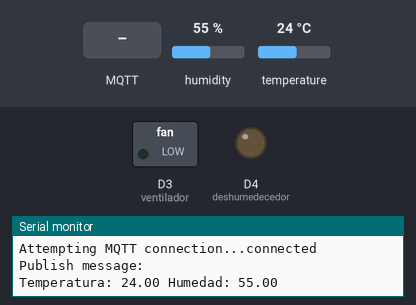
A sketch run on a simulated ESP8266 (NodeMCU). Shown: switched loads named in the sketch (green lamp = pin HIGH), output pins drawn as LEDs (lit = HIGH), the last lines printed to the serial monitor. The test bench sets the inputs (shaded band); at power-on: humidity 55 %, temperature 24 °C. WiFi joins after 1.5 s; servers stay silent unless stated; no MQTT or app messages arrive unless stated.

Above: at 2.7 s.
2.8 s: MQTT message "1" arrives on the first subscribed topic
At 4.0 s:
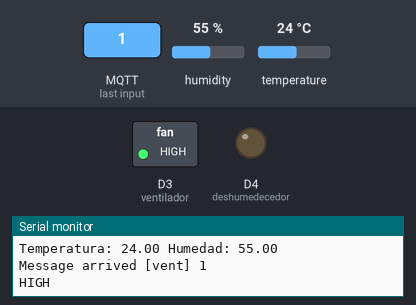
4.3 s: MQTT message "1" arrives on the second subscribed topic
At 5.4 s:
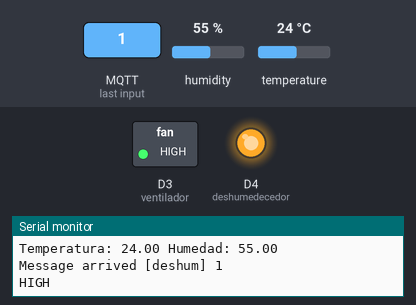
5.8 s: MQTT message "0" arrives on the first subscribed topic
At 6.5 s:
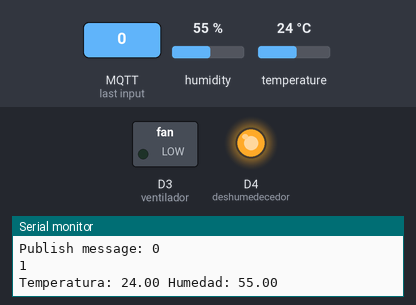
7.3 s: MQTT message "0" arrives on the second subscribed topic
At 7.7 s:
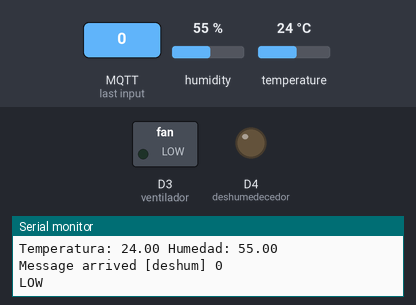
Timing chart, 0 to 9.8 s (numbered marks = the images above; inputs shaded):
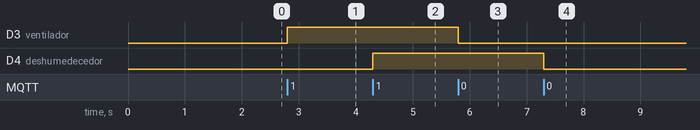

Measured:
- after the input at 2.8 s, D3 (ventilador): LOW → HIGH at once
- after the input at 4.3 s, D4 (deshumedecedor): LOW → HIGH at once
- after the input at 5.8 s, D3 (ventilador): HIGH → LOW at once
- after the input at 7.3 s, D4 (deshumedecedor): HIGH → LOW at once

The sketch:

Combinado_Temp_Mosquito.ino
```cpp
#include <ESP8266WiFi.h>
#include <PubSubClient.h>
#include <DHT11.h>

const int ventilador =  D3; //2
const int deshumedecedor =  D4; //2
int pin=D2;
DHT11 dht11(pin);

const char* ssid =         "virusin";
const char* password =    "clave666123abczzz";
const char* mqtt_server = "192.168.1.36";

WiFiClient espClient;
PubSubClient client(espClient);
long lastMsg = 0;
char msgV[50];
char msgD[50];

char temp[50];
char hum[50];

int value = 0;

int encendido = 1;

void setup() {
  pinMode(ventilador, OUTPUT);
  pinMode(deshumedecedor, OUTPUT);
  Serial.begin(115200);
  setup_wifi();
  client.setServer(mqtt_server, 1883);
  client.setCallback(callback);
}

void setup_wifi() {

  delay(10);
  // We start by connecting to a WiFi network
  Serial.println();
  Serial.print("Connecting to ");
  Serial.println(ssid);

  WiFi.begin(ssid, password);

  while (WiFi.status() != WL_CONNECTED) {
    delay(500);
    Serial.print(".");
  }

  Serial.println("");
  Serial.println("WiFi connected");
  Serial.println("IP address: ");
  Serial.println(WiFi.localIP());
}

void callback(char* topic, byte* payload, unsigned int length) {
  Serial.print("Message arrived [");
  Serial.print(topic);
  Serial.print("] ");
  for (int i = 0; i < length; i++) {
    Serial.print((char)payload[i]);
  }
  Serial.println();

  if (strcmp(topic, "vent") == 0){
    // Switch on the LED if an 1 was received as first character
    if ((char)payload[0] == '0') {
       Serial.println("LOW");
      digitalWrite(ventilador, LOW);
      snprintf (msgV, 75, "0");
    }

    if ((char)payload[0] == '1') {
      Serial.println("HIGH");
      digitalWrite(ventilador, HIGH);

      snprintf (msgV, 75, "1");
    }
  }

  if(strcmp(topic, "deshum") == 0 ){

    if ((char)payload[0] == '0') {
       Serial.println("LOW");
      digitalWrite(deshumedecedor, LOW);
      snprintf (msgD, 75, "0");
    }

    if ((char)payload[0] == '1') {
      Serial.println("HIGH");
      digitalWrite(deshumedecedor, HIGH);
      snprintf (msgD, 75, "1");
    }
  }

}

void reconnect() {
  while (!client.connected()) {
    Serial.print("Attempting MQTT connection...");

    if (client.connect("ESP8266Cliente")) {
      Serial.println("connected");

      client.publish("vent", "0");
      client.publish("deshum", "0");
      client.publish("temp", "-1");
      client.publish("hum", "-1");

      client.subscribe("vent");
      client.subscribe("deshum");
      client.subscribe("temp");
      client.subscribe("hum");
    } else {
      Serial.print("failed, rc=");
      Serial.print(client.state());
      Serial.println("intentado en 5 segundos");

      delay(5000);
    }
  }
}
void loop() {

  if (!client.connected()) {
    reconnect();
  }
  client.loop();

  long now = millis();


  if (now - lastMsg > 2000) {
    lastMsg = now;
    ++value;

    Serial.print("Publish message: ");
    Serial.println(msgV);
    Serial.println(msgD);
    client.publish("vent", msgV);
    client.publish("deshum", msgD);

     int err;
     float tempp, humm;
     if((err = dht11.read(humm, tempp)) == 0)    // Si devuelve 0 es que ha leido bien
        {
           char temi[75];
           String(tempp).toCharArray(temi,75);
           char humi[75];
           String(humm).toCharArray(humi,75);

           snprintf(temp, 7,temi);
           snprintf(hum, 75, humi);
           Serial.print("Temperatura: ");
           Serial.print(temp);
           client.publish("temp", temp);
           Serial.print(" Humedad: ");
           Serial.print(hum);
           client.publish("hum", hum);
           Serial.println();
        }
     else
        {
           Serial.println();
           Serial.print("Error Num :");
           Serial.print(err);
           Serial.println();
        }

  }
}
```
